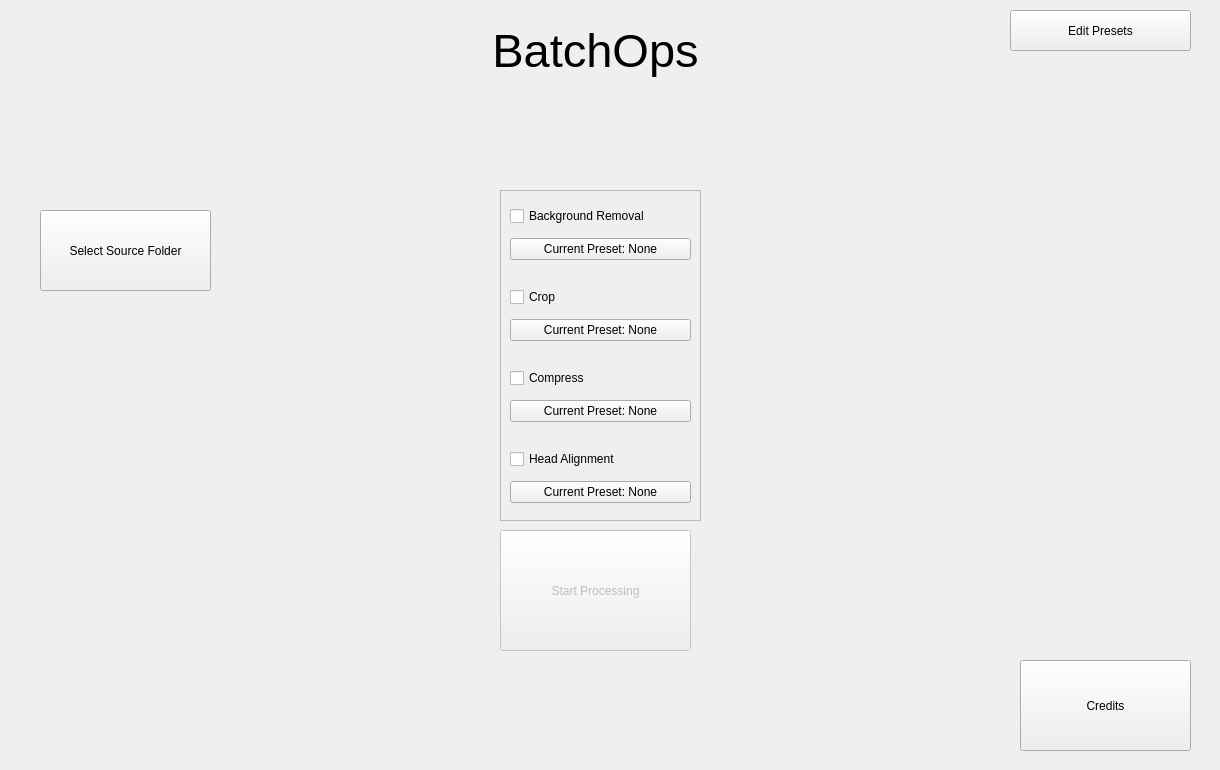
<?xml version="1.0" encoding="UTF-8"?>
<ui version="4.0">
 <class>Widget</class>
 <widget class="QWidget" name="Widget">
  <property name="enabled">
   <bool>true</bool>
  </property>
  <property name="geometry">
   <rect>
    <x>0</x>
    <y>0</y>
    <width>1220</width>
    <height>770</height>
   </rect>
  </property>
  <property name="windowTitle">
   <string>Widget</string>
  </property>
  <widget class="QPushButton" name="PresetButton">
   <property name="geometry">
    <rect>
     <x>1010</x>
     <y>10</y>
     <width>181</width>
     <height>41</height>
    </rect>
   </property>
   <property name="text">
    <string>Edit Presets</string>
   </property>
  </widget>
  <widget class="QLabel" name="titleLabel">
   <property name="geometry">
    <rect>
     <x>410</x>
     <y>20</y>
     <width>371</width>
     <height>61</height>
    </rect>
   </property>
   <property name="font">
    <font>
     <pointsize>35</pointsize>
    </font>
   </property>
   <property name="text">
    <string>BatchOps</string>
   </property>
   <property name="scaledContents">
    <bool>false</bool>
   </property>
   <property name="alignment">
    <set>Qt::AlignmentFlag::AlignCenter</set>
   </property>
  </widget>
  <widget class="QLabel" name="iconLabel">
   <property name="geometry">
    <rect>
     <x>20</x>
     <y>10</y>
     <width>171</width>
     <height>171</height>
    </rect>
   </property>
   <property name="text">
    <string/>
   </property>
   <property name="pixmap">
    <pixmap>bundled/logo.png</pixmap>
   </property>
   <property name="scaledContents">
    <bool>true</bool>
   </property>
  </widget>
  <widget class="QPushButton" name="selectFileButton">
   <property name="geometry">
    <rect>
     <x>40</x>
     <y>210</y>
     <width>171</width>
     <height>81</height>
    </rect>
   </property>
   <property name="text">
    <string>Select Source Folder</string>
   </property>
  </widget>
  <widget class="QScrollArea" name="scrollArea">
   <property name="geometry">
    <rect>
     <x>500</x>
     <y>190</y>
     <width>201</width>
     <height>331</height>
    </rect>
   </property>
   <property name="widgetResizable">
    <bool>true</bool>
   </property>
   <widget class="QWidget" name="scrollAreaWidgetContents">
    <property name="geometry">
     <rect>
      <x>0</x>
      <y>0</y>
      <width>199</width>
      <height>329</height>
     </rect>
    </property>
    <layout class="QVBoxLayout" name="verticalLayout">
     <item>
      <widget class="QCheckBox" name="checkBg">
       <property name="text">
        <string>Background Removal</string>
       </property>
      </widget>
     </item>
     <item>
      <widget class="QPushButton" name="presetsBackground">
       <property name="text">
        <string>Current Preset: None</string>
       </property>
      </widget>
     </item>
     <item>
      <spacer name="verticalSpacer">
       <property name="orientation">
        <enum>Qt::Orientation::Vertical</enum>
       </property>
       <property name="sizeType">
        <enum>QSizePolicy::Policy::Fixed</enum>
       </property>
       <property name="sizeHint" stdset="0">
        <size>
         <width>20</width>
         <height>15</height>
        </size>
       </property>
      </spacer>
     </item>
     <item>
      <widget class="QCheckBox" name="checkCrop">
       <property name="text">
        <string>Crop</string>
       </property>
      </widget>
     </item>
     <item>
      <widget class="QPushButton" name="presetsCrop">
       <property name="text">
        <string>Current Preset: None</string>
       </property>
      </widget>
     </item>
     <item>
      <spacer name="verticalSpacer_2">
       <property name="orientation">
        <enum>Qt::Orientation::Vertical</enum>
       </property>
       <property name="sizeType">
        <enum>QSizePolicy::Policy::Fixed</enum>
       </property>
       <property name="sizeHint" stdset="0">
        <size>
         <width>20</width>
         <height>15</height>
        </size>
       </property>
      </spacer>
     </item>
     <item>
      <widget class="QCheckBox" name="checkCompress">
       <property name="text">
        <string>Compress</string>
       </property>
      </widget>
     </item>
     <item>
      <widget class="QPushButton" name="presetsCompress">
       <property name="text">
        <string>Current Preset: None</string>
       </property>
      </widget>
     </item>
     <item>
      <spacer name="verticalSpacer_3">
       <property name="orientation">
        <enum>Qt::Orientation::Vertical</enum>
       </property>
       <property name="sizeType">
        <enum>QSizePolicy::Policy::Fixed</enum>
       </property>
       <property name="sizeHint" stdset="0">
        <size>
         <width>20</width>
         <height>15</height>
        </size>
       </property>
      </spacer>
     </item>
     <item>
      <widget class="QCheckBox" name="checkAlign">
       <property name="text">
        <string>Head Alignment</string>
       </property>
      </widget>
     </item>
     <item>
      <widget class="QPushButton" name="presetsAlign">
       <property name="text">
        <string>Current Preset: None</string>
       </property>
      </widget>
     </item>
    </layout>
   </widget>
  </widget>
  <widget class="QPushButton" name="startButton">
   <property name="enabled">
    <bool>false</bool>
   </property>
   <property name="geometry">
    <rect>
     <x>500</x>
     <y>530</y>
     <width>191</width>
     <height>121</height>
    </rect>
   </property>
   <property name="text">
    <string>Start Processing</string>
   </property>
  </widget>
  <widget class="QPushButton" name="creditsButton">
   <property name="geometry">
    <rect>
     <x>1020</x>
     <y>660</y>
     <width>171</width>
     <height>91</height>
    </rect>
   </property>
   <property name="text">
    <string>Credits</string>
   </property>
  </widget>
 </widget>
 <resources/>
 <connections/>
</ui>
